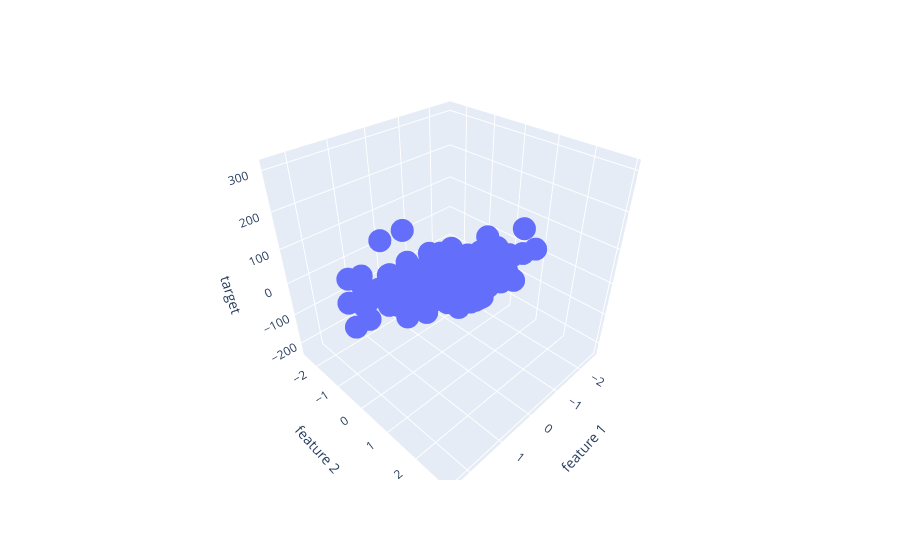

The notebook cell this image was saved under:
### Code cell
fig= px.scatter_3d(df,x='feature 1',y='feature 2',z='target')
fig.show()
